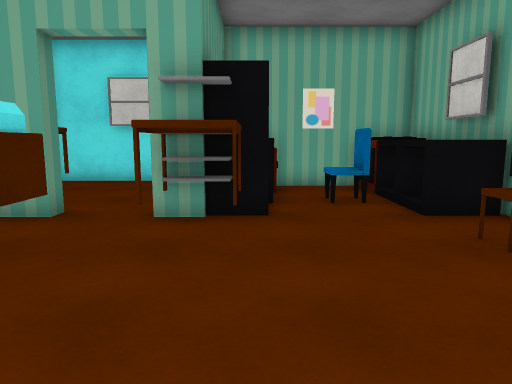
View 1 (above)

16 first-person views from a walk through a scene from a Unity 3-D project. The camera is 1.4 m above the floor, tilts 8° down and sees 70° across. Doors are open. The floor is counted in squares, 0.95 m on a side. Each view is taken from the middle of a square. On the plan, view 1 faces up. The plan holds only what a view shows up to about 16 squares ahead; the rest is blank. The place goes on beyond the plan. The player is left out. Some surface patterns are stand-ins.

View 2
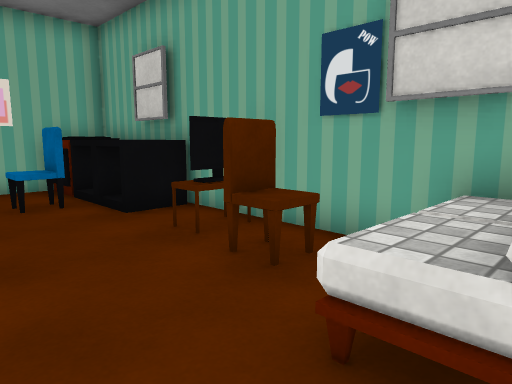

View 3
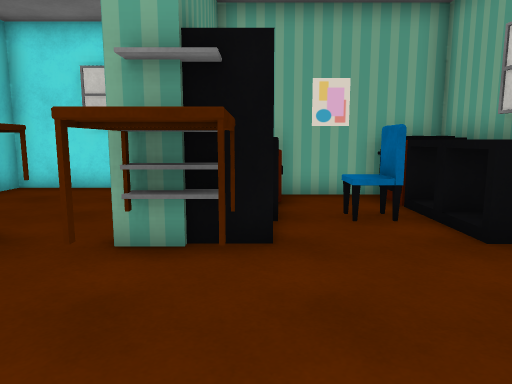

View 4
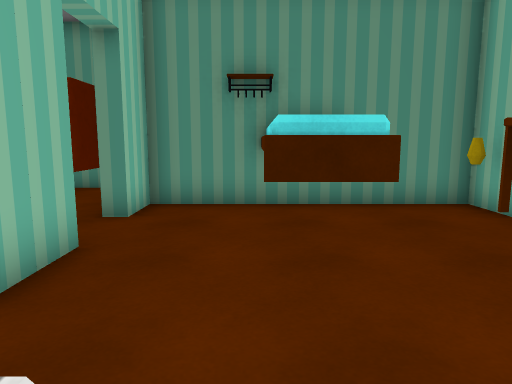

View 5
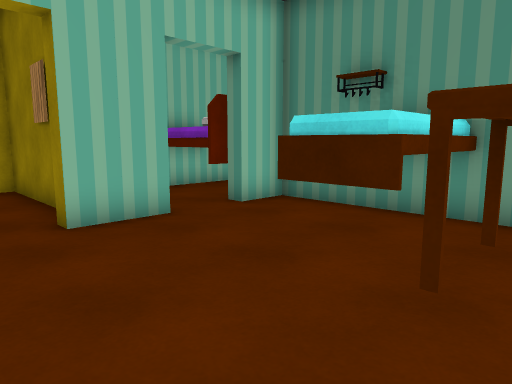

View 6
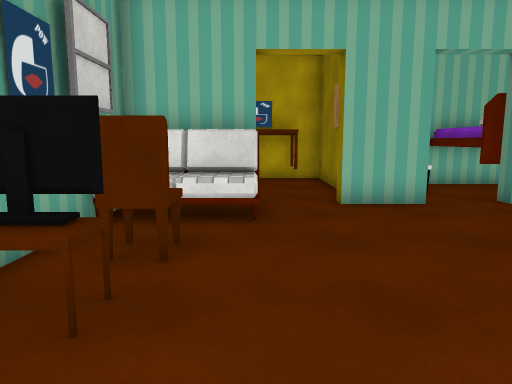

View 7
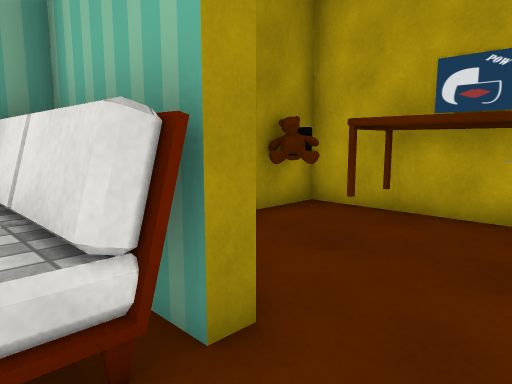

View 8
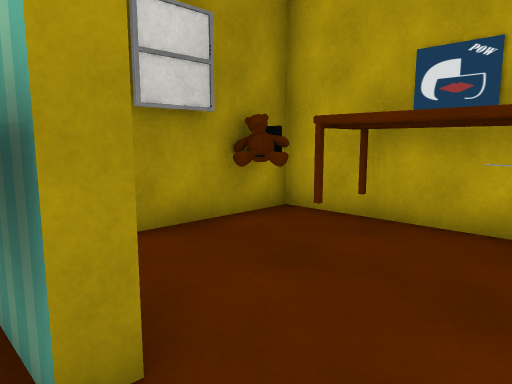

View 9
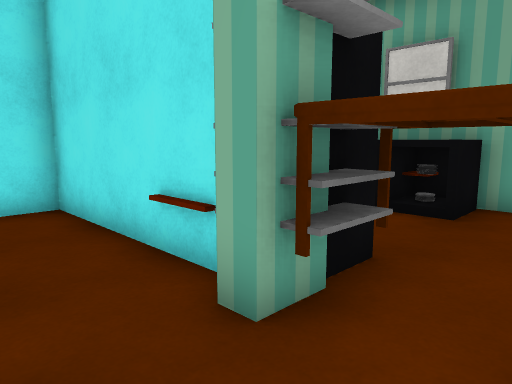

View 10
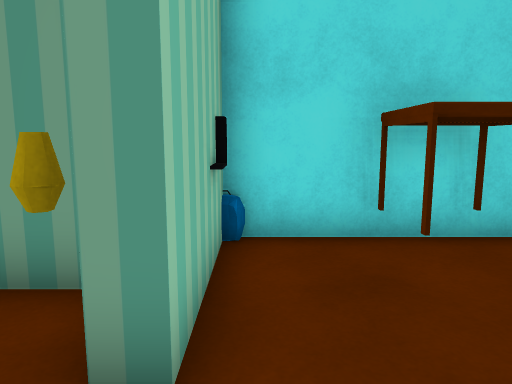

View 11
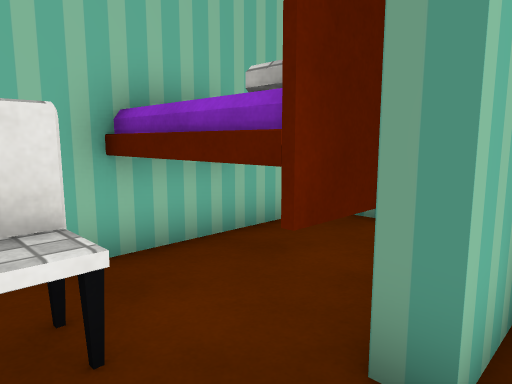

View 12
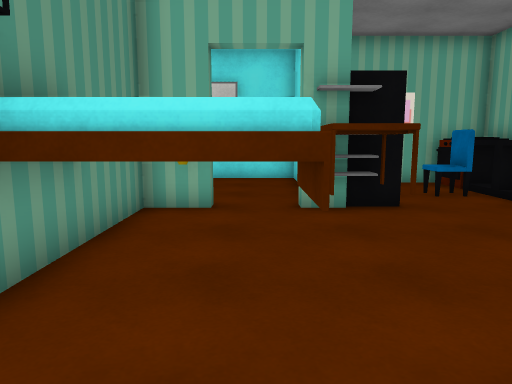

View 13
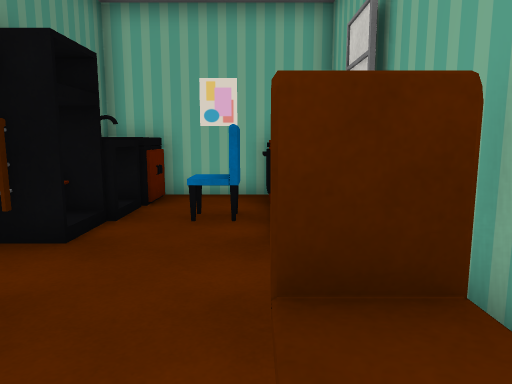

View 14
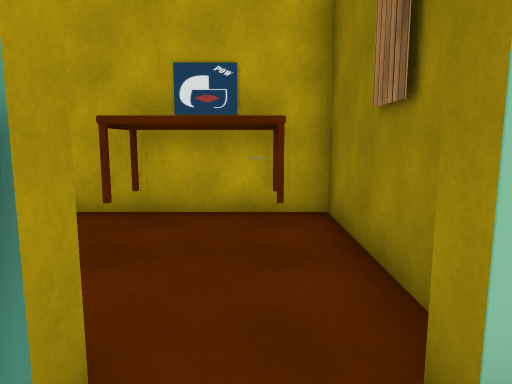

View 15
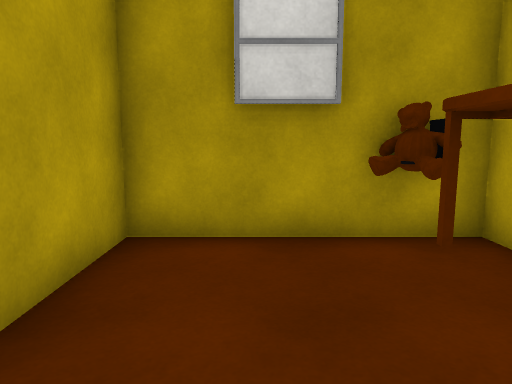

View 16
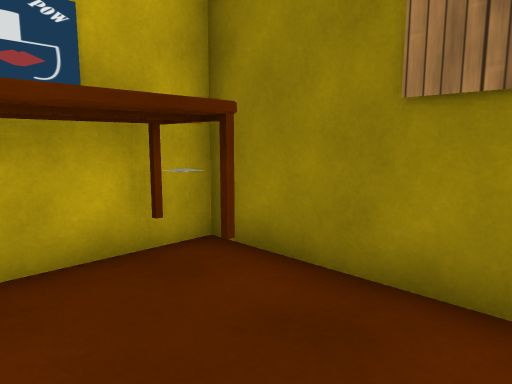

### Floor plan
Points are (right, up) in squares from view 1. A wall is a line through its corners. A room is listed if a view was taken in it or the views show most of it. See-through windows are left out.
Room 1 (views 1, 2, 3, 4, 5, 6, 7, 8, 9, 10, 11, 13, 14)
walls: (-0.4, 6.6) (-1.7, 6.6) (-1.7, 7); (-0.9, 7) (-2, 7) (-2, 7.5); (-1.5, 8.4) (-1.5, 13.5) (-7.5, 13.5) (-7.5, 7.5); (2.5, 8.5) (2.5, 9.5); (-5.5, 6.5) (-5.5, -0.5) (-4, -0.5); (2.7, 9.5) (2.7, 8.6) (1.8, 8.6); (3.1, 2.8) (3.1, 3.7) (4, 3.7); (4, 3.5) (3, 3.5); (-2, -0.5) (0, -0.5); (2, -0.5) (4, -0.5); (5, -0.2) (5, 12) (-1, 12)
low walls: (1.8, 8.6) (1.8, 9.5); (4, 2.8) (3.1, 2.8)
ways out: opening at (-2.5, -1) to room 2; opening at (1, -1) to room 3
objects: desk (-7, 10) to (-6, 11); other object (-6, 7); bed (-5, 2) to (-3, 4); vase (-5, 7) to (-4, 7); desk (-1, 5) to (-1, 6); closet (-1, 7) to (0, 8); other object (0, 9); sink (0, 10) to (0, 11); other object (2, 0) to (4, 1); oven (3, 11) to (4, 11); TV (4, 5); sink (4, 7) to (4, 8); other object (4, 9) to (4, 10)
Room 2 (view 12)
walls: (-3, -3) (-2.4, -3); (-7.2, -4.5) (-3.4, -4.5); (-4, -0.5) (-4, -1)
low walls: (-3, -2.2) (-2.2, -2.2)
ways out: opening at (-2.5, -1) to room 1
objects: bed (-5, -4) to (-4, -2)
Room 3 (views 15, 16)
walls: (2, -1.1) (2, -0.5); (-0.5, -1.9) (-0.5, -6.5) (5.5, -6.5) (5.5, -1) (2.6, -1); (0, -0.5) (0, -1)
ways out: opening at (1, -1) to room 1
objects: desk (1, -6) to (3, -5); other object (4, -5); other object (5, -5)

Where each view was taken, in squares from view 1:
view 1: 0 up, 0 right, facing up
view 2: 0 up, 0 right, facing up-right
view 3: 2 up, 0 right, facing up
view 4: 2 up, 3 right, facing left
view 5: 6 up, 2 right, facing down-left
view 6: 8 up, 2 right, facing down
view 7: 1 up, 0 right, facing down-right
view 8: 0 up, 0 right, facing down-right
view 9: 5 up, 4 left, facing up-right
view 10: 8 up, 2 left, facing left
view 11: 0 up, 2 left, facing down-left
view 12: 1 down, 3 left, facing up
view 13: 2 up, 3 right, facing up
view 14: 1 up, 1 right, facing down
view 15: 3 down, 0 right, facing right
view 16: 2 down, 3 right, facing down-left
